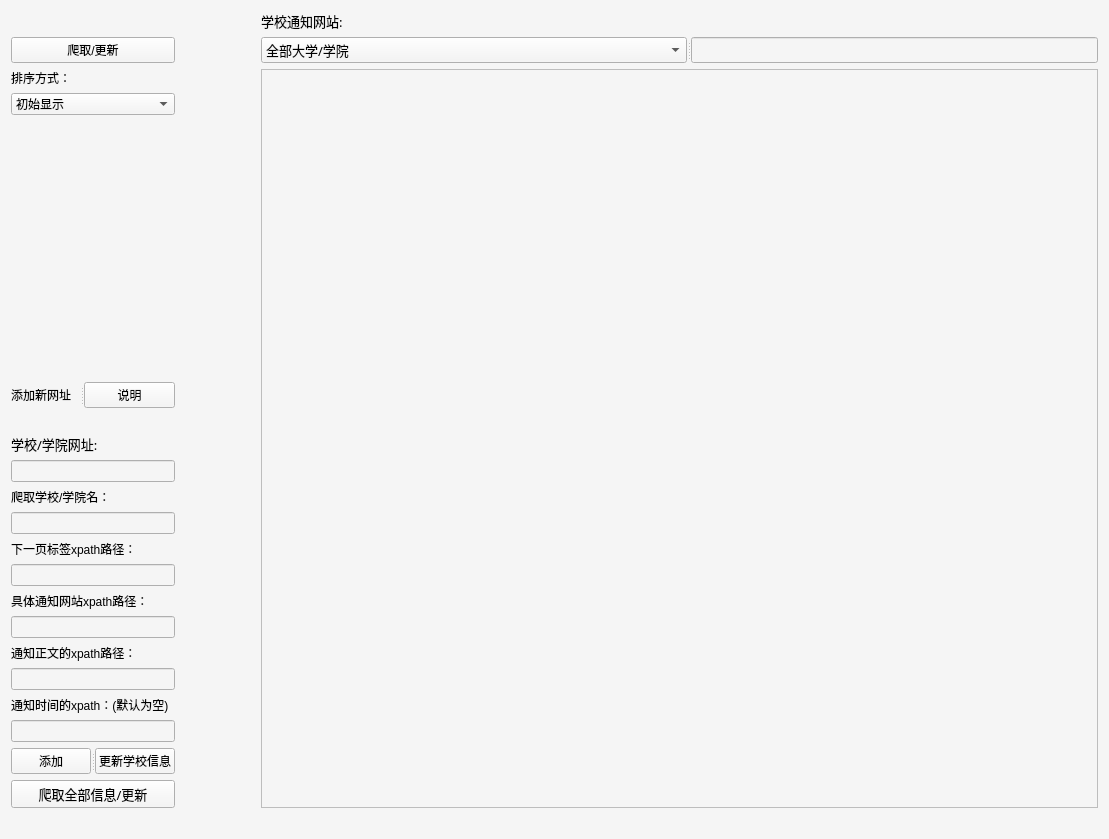
<?xml version="1.0" encoding="UTF-8"?>
<ui version="4.0">
 <class>armus</class>
 <widget class="QWidget" name="armus">
  <property name="geometry">
   <rect>
    <x>0</x>
    <y>0</y>
    <width>1109</width>
    <height>839</height>
   </rect>
  </property>
  <property name="windowTitle">
   <string>Form</string>
  </property>
  <property name="styleSheet">
   <string notr="true">background-color: rgb(255, 255, 255);
background-color: rgb(245, 245, 245);</string>
  </property>
  <layout class="QGridLayout" name="gridLayout_2">
   <property name="sizeConstraint">
    <enum>QLayout::SetNoConstraint</enum>
   </property>
   <item row="2" column="3">
    <spacer name="verticalSpacer_3">
     <property name="orientation">
      <enum>Qt::Vertical</enum>
     </property>
     <property name="sizeHint" stdset="0">
      <size>
       <width>20</width>
       <height>40</height>
      </size>
     </property>
    </spacer>
   </item>
   <item row="1" column="5">
    <widget class="QSplitter" name="splitter">
     <property name="orientation">
      <enum>Qt::Horizontal</enum>
     </property>
     <widget class="QComboBox" name="comboBox_2">
      <property name="font">
       <font>
        <family>微软雅黑</family>
        <pointsize>10</pointsize>
       </font>
      </property>
      <item>
       <property name="text">
        <string>全部大学/学院</string>
       </property>
      </item>
     </widget>
     <widget class="QLineEdit" name="lineEdit_6"/>
    </widget>
   </item>
   <item row="2" column="0">
    <widget class="QSplitter" name="splitter_4">
     <property name="orientation">
      <enum>Qt::Vertical</enum>
     </property>
     <widget class="QWidget" name="layoutWidget">
      <layout class="QGridLayout" name="gridLayout">
       <item row="5" column="0">
        <widget class="QPushButton" name="pushButton_4">
         <property name="font">
          <font>
           <family>微软雅黑</family>
           <pointsize>10</pointsize>
          </font>
         </property>
         <property name="text">
          <string>爬取全部信息/更新</string>
         </property>
        </widget>
       </item>
       <item row="4" column="0">
        <layout class="QVBoxLayout" name="verticalLayout_2">
         <item>
          <widget class="QSplitter" name="splitter_3">
           <property name="orientation">
            <enum>Qt::Horizontal</enum>
           </property>
           <widget class="QLabel" name="label_2">
            <property name="styleSheet">
             <string notr="true">font: 12pt &quot;微软雅黑&quot;;</string>
            </property>
            <property name="text">
             <string>添加新网址</string>
            </property>
           </widget>
           <widget class="QPushButton" name="pushButton_3">
            <property name="styleSheet">
             <string notr="true">font: 10pt &quot;微软雅黑&quot;;</string>
            </property>
            <property name="text">
             <string>说明</string>
            </property>
           </widget>
          </widget>
         </item>
         <item>
          <spacer name="horizontalSpacer_7">
           <property name="orientation">
            <enum>Qt::Horizontal</enum>
           </property>
           <property name="sizeHint" stdset="0">
            <size>
             <width>40</width>
             <height>20</height>
            </size>
           </property>
          </spacer>
         </item>
         <item>
          <layout class="QVBoxLayout" name="verticalLayout">
           <item>
            <widget class="QLabel" name="label_8">
             <property name="font">
              <font>
               <family>微软雅黑</family>
               <pointsize>10</pointsize>
              </font>
             </property>
             <property name="text">
              <string>学校/学院网址:</string>
             </property>
            </widget>
           </item>
           <item>
            <widget class="QLineEdit" name="lineEdit_7"/>
           </item>
           <item>
            <widget class="QLabel" name="label_3">
             <property name="styleSheet">
              <string notr="true">font: 10pt &quot;微软雅黑&quot;;</string>
             </property>
             <property name="text">
              <string>爬取学校/学院名：</string>
             </property>
            </widget>
           </item>
           <item>
            <widget class="QLineEdit" name="lineEdit">
             <property name="text">
              <string/>
             </property>
            </widget>
           </item>
           <item>
            <widget class="QLabel" name="label_4">
             <property name="styleSheet">
              <string notr="true">font: 10pt &quot;微软雅黑&quot;;</string>
             </property>
             <property name="text">
              <string>下一页标签xpath路径：</string>
             </property>
            </widget>
           </item>
           <item>
            <widget class="QLineEdit" name="lineEdit_2"/>
           </item>
           <item>
            <widget class="QLabel" name="label_5">
             <property name="styleSheet">
              <string notr="true">font: 10pt &quot;微软雅黑&quot;;</string>
             </property>
             <property name="text">
              <string>具体通知网站xpath路径：</string>
             </property>
            </widget>
           </item>
           <item>
            <widget class="QLineEdit" name="lineEdit_3"/>
           </item>
           <item>
            <widget class="QLabel" name="label_6">
             <property name="styleSheet">
              <string notr="true">font: 10pt &quot;微软雅黑&quot;;</string>
             </property>
             <property name="text">
              <string>通知正文的xpath路径：</string>
             </property>
            </widget>
           </item>
           <item>
            <widget class="QLineEdit" name="lineEdit_4"/>
           </item>
           <item>
            <widget class="QLabel" name="label_7">
             <property name="styleSheet">
              <string notr="true">font: 10pt &quot;微软雅黑&quot;;</string>
             </property>
             <property name="text">
              <string>通知时间的xpath：(默认为空)</string>
             </property>
            </widget>
           </item>
           <item>
            <widget class="QLineEdit" name="lineEdit_5"/>
           </item>
          </layout>
         </item>
         <item>
          <widget class="QSplitter" name="splitter_2">
           <property name="orientation">
            <enum>Qt::Horizontal</enum>
           </property>
           <widget class="QPushButton" name="pushButton">
            <property name="styleSheet">
             <string notr="true">font: 10pt &quot;微软雅黑&quot;;</string>
            </property>
            <property name="text">
             <string>添加</string>
            </property>
           </widget>
           <widget class="QPushButton" name="pushButton_2">
            <property name="styleSheet">
             <string notr="true">font: 10pt &quot;微软雅黑&quot;;</string>
            </property>
            <property name="text">
             <string>更新学校信息</string>
            </property>
           </widget>
          </widget>
         </item>
        </layout>
       </item>
       <item row="2" column="0">
        <layout class="QVBoxLayout" name="verticalLayout_3">
         <item>
          <widget class="QLabel" name="label">
           <property name="styleSheet">
            <string notr="true">font: 11pt &quot;微软雅黑&quot;;</string>
           </property>
           <property name="text">
            <string>排序方式：</string>
           </property>
          </widget>
         </item>
         <item>
          <widget class="QComboBox" name="comboBox">
           <property name="styleSheet">
            <string notr="true">
font: 10pt &quot;微软雅黑&quot;;</string>
           </property>
           <item>
            <property name="text">
             <string>初始显示</string>
            </property>
           </item>
           <item>
            <property name="text">
             <string>按举办时间排序</string>
            </property>
           </item>
           <item>
            <property name="text">
             <string>按发布时间排序</string>
            </property>
           </item>
          </widget>
         </item>
         <item>
          <spacer name="verticalSpacer_5">
           <property name="orientation">
            <enum>Qt::Vertical</enum>
           </property>
           <property name="sizeHint" stdset="0">
            <size>
             <width>20</width>
             <height>40</height>
            </size>
           </property>
          </spacer>
         </item>
        </layout>
       </item>
      </layout>
     </widget>
    </widget>
   </item>
   <item row="2" column="4">
    <spacer name="verticalSpacer_4">
     <property name="orientation">
      <enum>Qt::Vertical</enum>
     </property>
     <property name="sizeHint" stdset="0">
      <size>
       <width>20</width>
       <height>40</height>
      </size>
     </property>
    </spacer>
   </item>
   <item row="2" column="5">
    <widget class="QTableView" name="tableView"/>
   </item>
   <item row="0" column="5">
    <widget class="QLabel" name="label_9">
     <property name="font">
      <font>
       <family>微软雅黑</family>
       <pointsize>10</pointsize>
      </font>
     </property>
     <property name="text">
      <string>学校通知网站:</string>
     </property>
    </widget>
   </item>
   <item row="3" column="5">
    <spacer name="horizontalSpacer_4">
     <property name="orientation">
      <enum>Qt::Horizontal</enum>
     </property>
     <property name="sizeHint" stdset="0">
      <size>
       <width>40</width>
       <height>20</height>
      </size>
     </property>
    </spacer>
   </item>
   <item row="2" column="1">
    <spacer name="verticalSpacer_2">
     <property name="orientation">
      <enum>Qt::Vertical</enum>
     </property>
     <property name="sizeHint" stdset="0">
      <size>
       <width>20</width>
       <height>40</height>
      </size>
     </property>
    </spacer>
   </item>
   <item row="1" column="0">
    <widget class="QPushButton" name="pushButton_5">
     <property name="text">
      <string>爬取/更新</string>
     </property>
    </widget>
   </item>
   <item row="2" column="2">
    <spacer name="verticalSpacer">
     <property name="orientation">
      <enum>Qt::Vertical</enum>
     </property>
     <property name="sizeHint" stdset="0">
      <size>
       <width>20</width>
       <height>18</height>
      </size>
     </property>
    </spacer>
   </item>
  </layout>
 </widget>
 <resources/>
 <connections/>
</ui>
